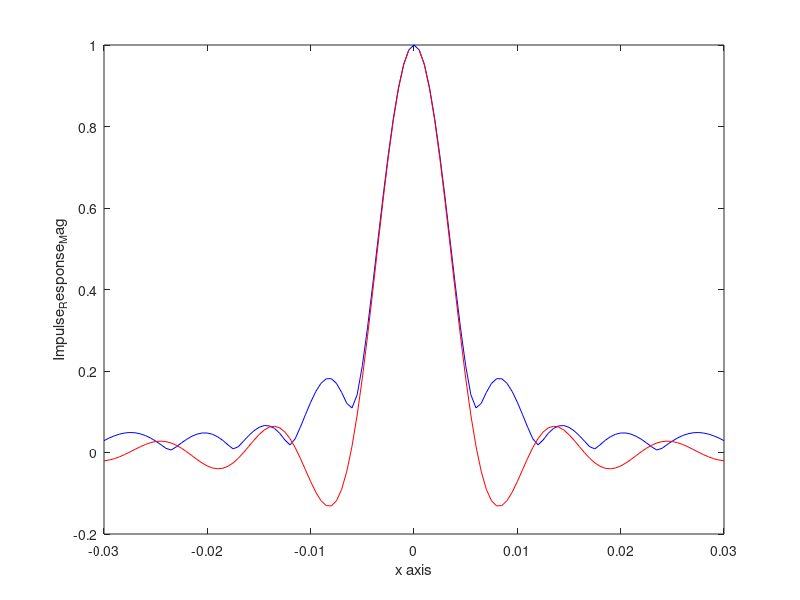

Source code (MATLAB):
% Starting-point-script for exercise 1 in the Simulation Methods in
% Ultrasound Imaging course (MEDT8007).
% 
%
% author:  Marco M. Voormolen
% draft:   15 March 2008

% update:  
%
% uses:   
% sub of:  

%%
% 
% 
% 
% 
% 
% 


clear all
close all
fclose('all');


% Parameters (see figure 3.16 on page 156)
a=3e-3; % aperture radius in m
ds=0.4e-3; % spatial resolution in m
x_1=-a:ds:a; % x-coordinate of the (candidate) aperture point(s) in m
y_1=-a:ds:a; % y-coordinate of the (candidate) aperture point(s) in m
x_0=-30e-3:0.5e-3:30e-3; % x-coordinate of the observation point(s) in m
%x_0=0e-3; % 5e-3
y_0=0e-3; % y-coordinate of the observation point(s) in m
z_0=50e-3; % z-coordinate of the observation point(s) in m
f_c=2.5e6; % center frequency of the transducer/aperture in Hz
f_Sample=10*f_c; % sample frequency in Hz
N_FFT=128; % length of the FFT
t=0:1/f_Sample:0.8e-6; % non-zero duration of the excitation function in s
s=[sin(0.25*2*pi*f_c*t).^2.*sin(2*pi*f_c*t) zeros(1, N_FFT - length(t))]; % excitation function
c_0=1500; % speed of sound in m/s
df=f_Sample/N_FFT; % frequency resolution in Hz
%f_c = 0:df:floor(N_FFT/2)*df; % 0.1e6:0.1e5:6e6; 
f=f_c; % frequency (range) Hz

 
% Huygens' principle
R=zeros(length(x_1), length(y_1));
H=zeros(length(x_0), length(f)); % complex amplitude function
h_WB=waitbar(0);
tic
for m=1:length(x_1)
  for n=1:length(y_1)
    for q=1:length(x_0)
      if sqrt(x_1(m)^2 + y_1(n)^2)<=a % only accept points that lie within the radius of the aperture
        %<frequency independent variables>
		r =[x_0(q) - x_1(m) y_0-y_1(n) z_0];
		R(m,n) = sqrt(sum(r.*r));
        for i=1:length(f)
		  k(i) = 2*pi*f(i)/c_0;
          H(q, i)=H(q, i) + exp(-1i*k(i)*R(m,n))/R(m,n);
        end
      end  
    end  
  end  
  waitbar(m/length(x_1), h_WB);
end
t_1=toc;
close(h_WB)


figure
%plot Normalized Green function frequency response  
plot(x_0, abs(H(:))/max(abs(H(:))),'b');
xlabel("x axis");
%xlabel("x axis (mm)");
ylabel("Impulse_Response_Mag");

Theta = x_0/z_0;
D_theta = 2*besselj(1,k(1)*a*sin(Theta))./(k(1)*a*sin(Theta));
hold on
plot(x_0, D_theta, 'r');


% 
% X= fft(s);
% Y_Phi = X(1:length(H(1,:))).*H(1,:);
% Phi = ifftmmv(Y_Phi, N_FFT);
% t=(0:length(Phi) - 1)/f_Sample; % time axes
% figure;
% plot(t,Phi);





% for q=1:length(x_0) 
% %    plot(f_c, abs(H(q,:))/max(H(q,:)));
%     plot(f_c, log10(abs(H(q,:))));
%     xlabel("frequency");
%     title_s = sprintf("position=%d", x_0(q));
%     title(title_s);
%     hold on;
%     pause;
% end

%<plot results>

% directivity

